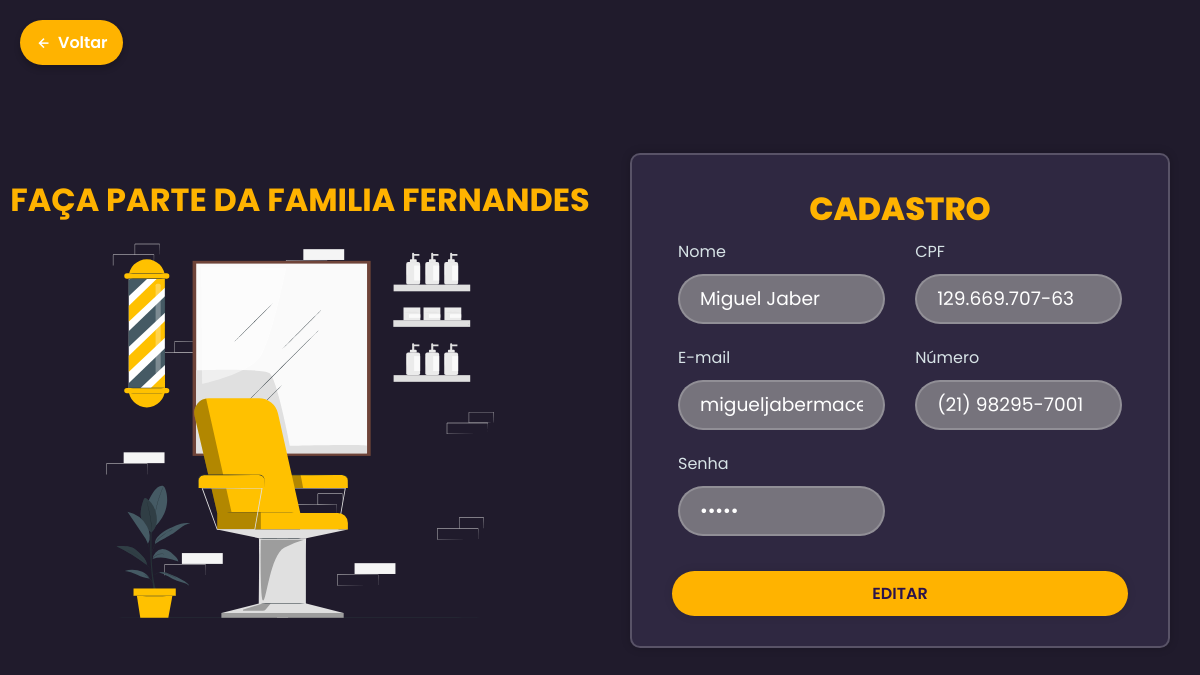
The page /edit.php?id=1 on the database as committed earlier.
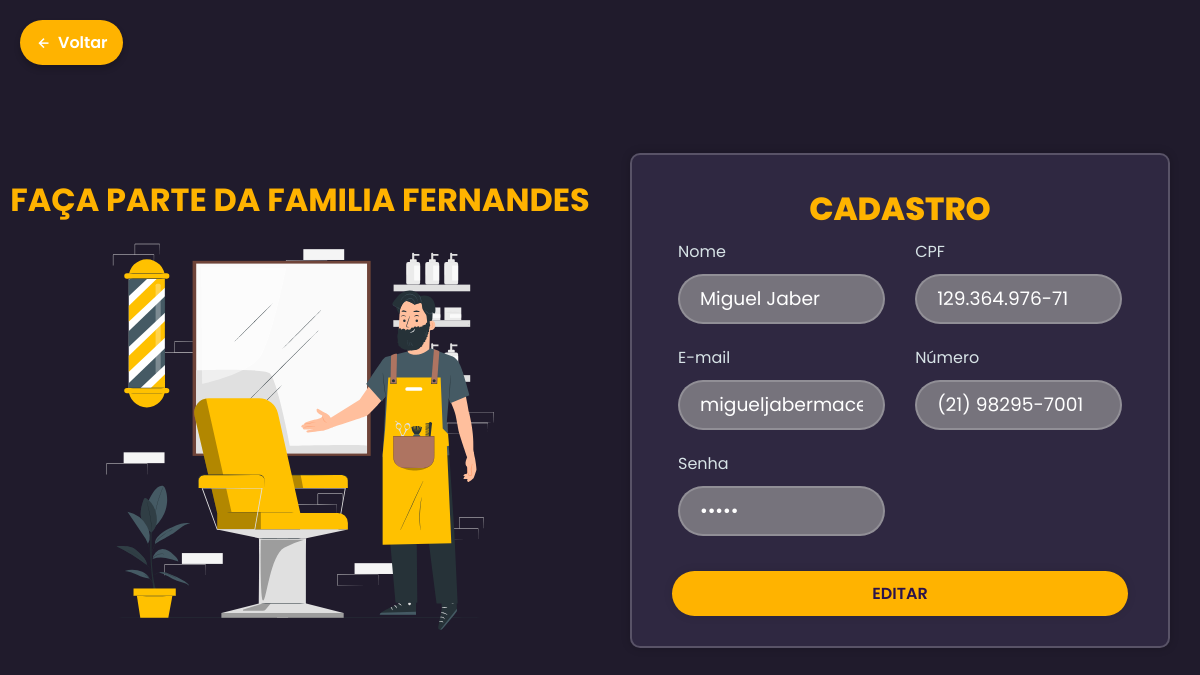
The same page on the database as committed later.
### tables this page shows
CREATE TABLE `usuarios` (
  `id` int(11) NOT NULL,
  `nivel` varchar(10) NOT NULL DEFAULT 'cliente',
  `nome` varchar(250) NOT NULL,
  `cpf` varchar(250) NOT NULL,
  `email` varchar(250) NOT NULL,
  `numero` varchar(250) NOT NULL,
  `senha` varchar(250) NOT NULL
);

### edit.php (the view, shortened to what this page needs)
<?php
    include_once('conexao.php');
    if(!empty($_GET['id']))
    {
        $id = $_GET['id'];
        $sqlSelect = "SELECT * FROM usuarios WHERE id=$id";
        $result = $conexao->query($sqlSelect);
        if($result->num_rows > 0)
        {
            while($user_data = mysqli_fetch_assoc($result))
            {
                $nome = $user_data['nome'];
                $senha = $user_data['senha'];
                $email = $user_data['email'];
                $numero = $user_data['numero'];
                $cpf = $user_data['cpf'];
            }
        }
        else
        {
            header('Location: select.php');
        }
    }
    else
    {
        header('Location: select.php');
    }
?>
<!DOCTYPE html>
<html lang="pt-br">
<head>
    <link rel="stylesheet" href="cads.css">
    <link href='https://unpkg.com/boxicons@2.1.4/css/boxicons.min.css' rel='stylesheet'>
    <link rel="stylesheet" href="cadastro/cads.css">
</head>
<body>
    <div class="main-login">
        <div class="left-login">
            <h1>FAÇA PARTE DA FAMILIA FERNANDES</h1>
            <img src="imagens/animate-cad.svg" class="left-image" alt="barber">
        </div>
        <div class="right-login">
        <a href="select.php" class="btn-voltar">
            <i class='bx bx-left-arrow-alt'></i> Voltar
        </a>
            <div class="wrapper">
                <h1>CADASTRO</h1>
                <form action="./saveEdit.php" method="POST" onsubmit="return validarFormulario()">
                <div class="input-columns">
                    <div class="col">
                        <div class="textfield">
                            <label for="usuario">Nome</label>
                            <input type="text" id="nome" name="nome" value="<?php echo $nome;?>" required>
                        </div>
                    </div>
                    <div class="col">
                        <div class="textfield">
                            <label for="cpf">CPF</label>
                            <input type="text" id="cpf" name="cpf" value="<?php echo $cpf;?>" required>
                        </div>
                    </div>
                </div>
                <div class="input-columns">
                    <div class="col">
                        <div class="textfield">
                            <label for="email">E-mail</label>
                            <input type="email" id="email" name="email" value="<?php echo $email;?>" required>
                        </div>
                    </div>
                    <div class="col">
                        <div class="textfield">
                            <label for="numero">Número</label>
                            <input type="text" id="numero" name="numero" value="<?php echo $numero;?>" required>
                        </div>
                    </div>
                </div>
                <div class="input-columns">
                    <div class="col">
                        <div class="textfield">
                            <label for="senha">Senha</label>
                            <input type="password" id="senha" name="senha" value="<?php echo $senha;?>" required>
                        </div>
                    </div>
                </div>
                <button type="submit" name="update" id="submit" class="btn">Editar</button>
                </form>
            </div>
        </div>
    </div>
</body>
</html>

Rows that differ between the two databases and show on the page:
changed usuarios "Miguel Jaber": cpf "129.669.707-63" → "129.364.976-71"
